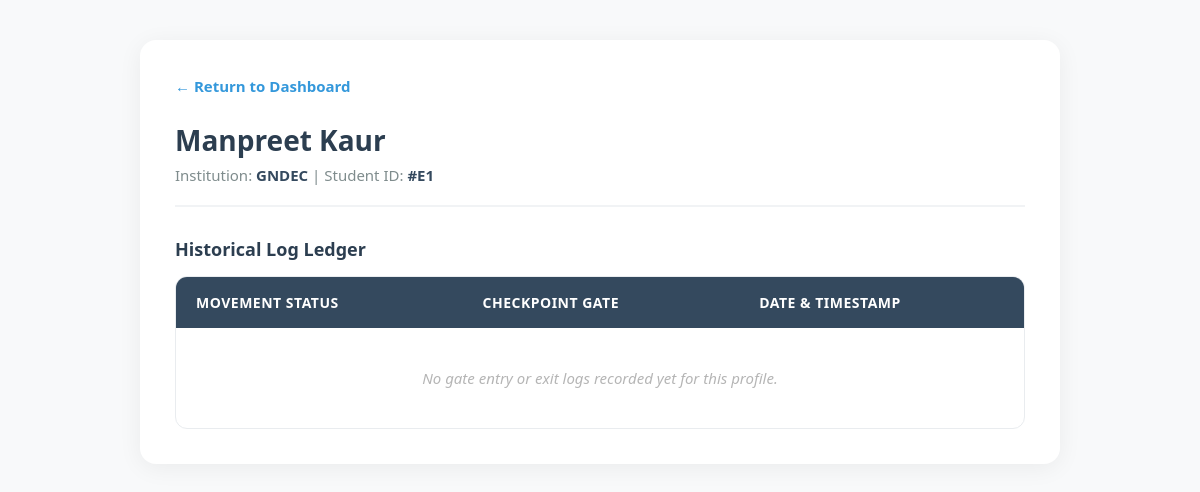
/attendance_dashboard.php?search=#E1 (signed in), run on the app's committed database.
### tables this page shows
CREATE TABLE `students` (
  `unique_id` varchar(20) NOT NULL,
  `roll_no` varchar(50) DEFAULT NULL,
  `name` varchar(100) DEFAULT NULL,
  `institution` varchar(10) DEFAULT NULL,
  `course` varchar(100) DEFAULT NULL,
  `phone_no` varchar(15) DEFAULT NULL,
  `gate_no` varchar(10) DEFAULT NULL,
  `admission_year` int(11) DEFAULT NULL,
  `passing_year` int(11) DEFAULT NULL,
  `photo` varchar(255) DEFAULT NULL,
  `signature` varchar(255) DEFAULT NULL,
  `qr_path` varchar(255) DEFAULT NULL
);

### attendance_dashboard.php (the view, shortened to what this page needs)
<?php
include('db_config.php');
$search_id = isset($_GET['search']) ? mysqli_real_escape_string($conn, urldecode($_GET['search'])) : '';
$profile_res = mysqli_query($conn, "SELECT name, institution, unique_id FROM students WHERE unique_id = '$search_id'");
$profile = mysqli_fetch_assoc($profile_res);
$logs = mysqli_query($conn, "SELECT direction, gate_no, log_time FROM student_attendance WHERE student_id = '$search_id' ORDER BY log_time DESC");
?>
<!DOCTYPE html>
<html lang="en">
<head>
</head>
<body>
    <div class="log-container">
        <a href="dashboard.php" class="back-link">← Return to Dashboard</a>
        <div class="header">
            <h2>
                <?php echo htmlspecialchars($profile['name']); ?>
            </h2>
            <p>Institution: <b>
                    <?php echo htmlspecialchars($profile['institution']); ?>
                </b> | Student ID: <b>
                    <?php echo htmlspecialchars($profile['unique_id']); ?>
                </b></p>
        </div>
        <h3 class="section-title">Historical Log Ledger</h3>
        <table>
            <thead>
                <tr>
                    <th>Movement Status</th>
                    <th>Checkpoint Gate</th>
                    <th>Date & Timestamp</th>
                </tr>
            </thead>
            <tbody>
                <?php if (mysqli_num_rows($logs) > 0): ?>
                    <?php while ($row = mysqli_fetch_assoc($logs)): ?>
                        <tr>
                            <td>
                                <span class="status-pill status-<?php echo $row['direction']; ?>">
                                    <?php echo $row['direction']; ?>
                                </span>
                            </td>
                            <td>
                                <span class="gate-badge">
                                    <?php echo !empty($row['gate_no']) ? htmlspecialchars($row['gate_no']) : 'N/A'; ?>
                                </span>
                            </td>
                            <td>
                                <span class="log-date">
                                    <?php echo date('d M Y', strtotime($row['log_time'])); ?>
                                </span>
                                <span class="log-time">
                                    <?php echo date('h:i A', strtotime($row['log_time'])); ?>
                                </span>
                            </td>
                        </tr>
                    <?php endwhile; ?>
                <?php else: ?>
                    <tr>
                        <td colspan="3" class="no-data">No gate entry or exit logs recorded yet for this profile.</td>
                    </tr>
                <?php endif; ?>
            </tbody>
        </table>
    </div>
</body>
</html>

### attendance_dashboard.php (style rules this page uses)
body { font-family: 'Segoe UI', sans-serif; background-color: #f8f9fa; margin: 0; padding: 40px 20px; }
.log-container { max-width: 850px; margin: auto; background: white; padding: 35px; border-radius: 16px; box-shadow: 0 4px 24px rgba(0, 0, 0, 0.06); }
.back-link { display: inline-block; margin-bottom: 25px; color: #3498db; text-decoration: none; font-weight: 600; font-size: 15px; }
.header { border-bottom: 2px solid #f1f3f5; padding-bottom: 20px; margin-bottom: 30px; text-align: left; }
.header h2 { margin: 0; color: #2c3e50; font-size: 28px; font-weight: 700; }
.header p { margin: 6px 0 0; color: #7f8c8d; font-size: 15px; font-weight: 500; }
.header b { color: #34495e; }
h3.section-title { text-align: left; color: #2c3e50; font-size: 18px; margin-bottom: 15px; font-weight: 600; }
table { width: 100%; border-collapse: separate; border-spacing: 0; margin-top: 10px; border: 1px solid #e9ecef; border-radius: 12px; overflow: hidden; }
th { background-color: #34495e; color: #ffffff; text-align: left; padding: 16px 20px; font-size: 14px; font-weight: 600; text-transform: uppercase; letter-spacing: 0.5px; }
td { padding: 16px 20px; border-bottom: 1px solid #f1f3f5; color: #495057; font-size: 15px; vertical-align: middle; text-align: left; }
tr:last-child td { border-bottom: none; }
.no-data { text-align: center; padding: 40px !important; color: #b5b5b5; font-style: italic; }

### data on the page
students: name "Manpreet Kaur", institution "GNDEC", unique_id "#E1"
